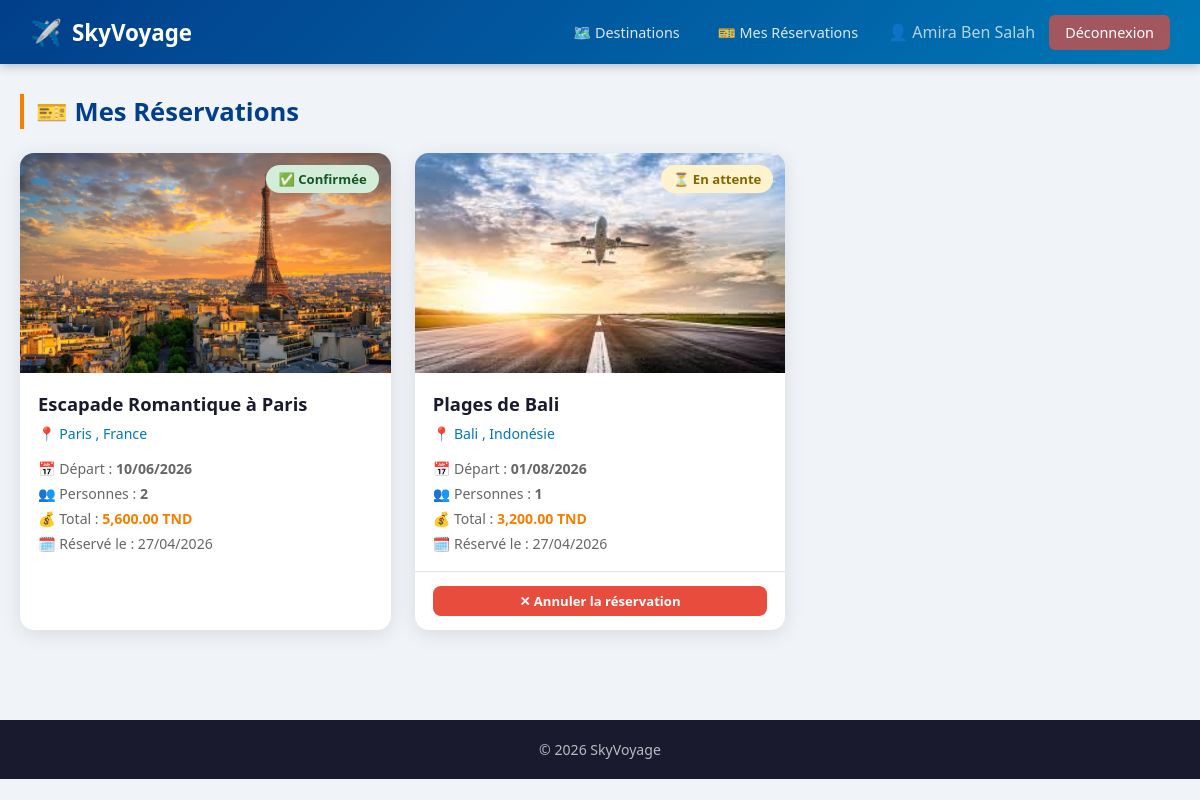
The page /view/mesReservations.php (signed in) on the database its author committed.
### tables this page shows
CREATE TABLE IF NOT EXISTS reservations (
    id               INT AUTO_INCREMENT PRIMARY KEY,
    user_id          INT NOT NULL,
    voyage_id        INT NOT NULL,
    nb_personnes     INT           DEFAULT 1,
    prix_total       DECIMAL(10,2) DEFAULT 0,
    statut           ENUM('en_attente','confirmee','annulee') DEFAULT 'en_attente',
    date_reservation TIMESTAMP DEFAULT CURRENT_TIMESTAMP,
    FOREIGN KEY (user_id)  REFERENCES users(id)   ON DELETE CASCADE,
    FOREIGN KEY (voyage_id) REFERENCES voyages(id) ON DELETE CASCADE
);

CREATE TABLE IF NOT EXISTS voyages (
    id          INT AUTO_INCREMENT PRIMARY KEY,
    titre       VARCHAR(200)  NOT NULL,
    destination VARCHAR(150)  NOT NULL,
    pays        VARCHAR(100)  NOT NULL,
    prix        DECIMAL(10,2) NOT NULL DEFAULT 0,
    duree       INT           NOT NULL DEFAULT 1,
    places      INT           NOT NULL DEFAULT 0,
    date_depart DATE          NOT NULL,
    date_retour DATE,
    categorie   VARCHAR(80)   DEFAULT 'Découverte',
    description TEXT,
    image       VARCHAR(255)  DEFAULT 'voyage_default.jpg',
    en_promo    TINYINT(1)    DEFAULT 0,
    ancien_prix DECIMAL(10,2),
    note        DECIMAL(3,1)  DEFAULT 0.0,
    created_at  TIMESTAMP     DEFAULT CURRENT_TIMESTAMP
);

### model/reservationmanager.php (called while the page is built, shortened)
<?php
class ReservationManager {
    public function getByUser(int $userId): array {
        $sql = "SELECT r.*,
                       v.titre      AS voyage_titre,
                       v.destination,
                       v.date_depart,
                       v.image,
                       v.pays
                FROM reservations r
                JOIN voyages v ON r.voyage_id = v.id
                WHERE r.user_id = :uid
                ORDER BY r.date_reservation DESC";
        $stmt = $this->db->prepare($sql);
        $stmt->execute([':uid' => $userId]);
        return $stmt->fetchAll(PDO::FETCH_ASSOC);
    }
}

### view/mesReservations.php (the view, shortened to what this page needs)
<!DOCTYPE html>
<html lang="fr">
<head>
    <link rel="stylesheet" href="../assets/style.css">
</head>
<body>
<?php
require "../config/db_connect.php";
require "../model/ReservationManager.php";
$manager      = new ReservationManager($db);
$reservations = $manager->getByUser($_SESSION['user_id']);
$imageParPays = [
    'France'      => 'france.jpg',
    'Italie'      => 'italie.jpg',
    'Espagne'     => 'espagne.jpg',
    'Japon'       => 'japon.jpg',
    'Indonésie'   => 'indonesie.jpg',
    'Tanzanie'    => 'tanzanie.jpg',
    'Chili'       => 'chili.jpg',
    'Maldives'    => 'maldives.jpg',
    'Maroc'       => 'maroc.jpg',
    'Tunisie'     => 'tunisie.jpg',
    'Grèce'       => 'grece.jpg',
    'Thaïlande'   => 'thailande.jpg',
    'Portugal'    => 'portugal.jpg',
    'Turquie'     => 'turquie.jpg',
];
$uploadDir  = '../public/uploads/voyages/';
$uploadPath = __DIR__ . '/../public/uploads/voyages/';
?>
<?php require "partials/navabar.php"; ?>
<div class="container">
    <h2 class="section-title">🎫 Mes Réservations</h2>
    <?php if (empty($reservations)): ?>
        <div class="empty-state">
            <div class="icon">🧳</div>
            <p>Vous n'avez aucune réservation pour le moment.</p>
            <a href="catalogue.php" class="btn btn-primary" style="margin-top:16px;">Explorer les voyages ✈️</a>
        </div>
    <?php else: ?>
        <div class="grid-3">
            <?php foreach ($reservations as $res): ?>
            <?php
            $pays  = $res['pays'] ?? '';
            $image = $res['image'] ?? 'voyage_default.jpg';
            if (isset($imageParPays[$pays]) && file_exists($uploadPath . $imageParPays[$pays])) {
                $img = $uploadDir . $imageParPays[$pays];
            } elseif (!empty($image) && $image !== 'voyage_default.jpg' && file_exists($uploadPath . $image)) {
                $img = $uploadDir . $image;
            } else {
                $img = $uploadDir . 'voyage_default.jpg';
            }
            $statut = $res['statut'] ?? 'en_attente';
            $statutLabel = match($statut) {
                'confirmee'  => '✅ Confirmée',
                'annulee'    => '✕ Annulée',
                default      => '⏳ En attente',
            };
            ?>
            <div class="card">
                <div class="card-img-wrapper">
                    <img src="<?= htmlspecialchars($img) ?>"
                         alt="<?= htmlspecialchars($res['voyage_titre']) ?>"
                         onerror="this.style.display='none'">
                    <span class="statut-badge statut-<?= $statut ?>">
                        <?= $statutLabel ?>
                    </span>
                </div>
                <div class="card-body">
                    <div class="card-title"><?= htmlspecialchars($res['voyage_titre']) ?></div>
                    <div class="card-destination">
                        📍 <?= htmlspecialchars($res['destination']) ?>
                        <?= $pays ? ', ' . htmlspecialchars($pays) : '' ?>
                    </div>
                    <div style="font-size:.88rem;color:#666;display:flex;flex-direction:column;gap:6px;margin-top:8px;">
                        <span>📅 Départ :
                            <strong>
                                <?= !empty($res['date_depart']) ? date('d/m/Y', strtotime($res['date_depart'])) : '—' ?>
                            </strong>
                        </span>
                        <span>👥 Personnes : <strong><?= $res['nb_personnes'] ?></strong></span>
                        <span>💰 Total :
                            <strong style="color:var(--accent);">
                                <?= number_format($res['prix_total'], 2) ?> TND
                            </strong>
                        </span>
                        <span>🗓️ Réservé le : <?= date('d/m/Y', strtotime($res['date_reservation'])) ?></span>
                    </div>
                </div>
                <?php if ($statut === 'en_attente'): ?>
                <div class="card-footer">
                    <a href="../controller/reservationController.php?action=annuler&id=<?= $res['id'] ?>"
                       class="btn btn-danger btn-sm btn-block"
                       onclick="return confirm('Annuler cette réservation ?')">
                        ✕ Annuler la réservation
                    </a>
                </div>
                <?php endif; ?>
            </div>
            <?php endforeach; ?>
        </div>
    <?php endif; ?>
</div>
<footer><p>© <?= date('Y') ?> SkyVoyage</p></footer>
</body>
</html>

### assets/style.css (style rules this page uses)
:root { --primary: #0077b6; --secondary: #023e8a; --accent: #f77f00; --success: #27ae60; --danger: #e74c3c; --warning: #f39c12; --light: #f0f4f8; --dark: #1a1a2e; --white: #ffffff; --border: #dde3ea; --shadow: 0 4px 20px rgba(0,0,0,.10); }
*, *::before, *::after { box-sizing: border-box; margin: 0; padding: 0; }
body { font-family: 'Segoe UI', system-ui, sans-serif; background: var(--light); color: var(--dark); min-height: 100vh; }
.container { max-width: 1200px; margin: 0 auto; padding: 30px 20px; }
.section-title { font-size: 1.6rem; font-weight: 700; margin-bottom: 24px; color: var(--secondary); border-left: 4px solid var(--accent); padding-left: 12px; }
.grid-3 { display: grid; grid-template-columns: repeat(auto-fill, minmax(300px, 1fr)); gap: 24px; }
.card { background: var(--white); border-radius: 14px; overflow: hidden; box-shadow: var(--shadow); transition: transform .3s ease, box-shadow .3s ease; display: flex; flex-direction: column; }
.card-img-wrapper { position: relative; overflow: hidden; width: 100%; height: 220px; flex-shrink: 0; }
.card-img-wrapper img { width: 100%; height: 100%; object-fit: cover; object-position: center; display: block; transition: transform .5s ease; }
.card-body { padding: 18px; flex: 1; display: flex; flex-direction: column; gap: 8px; }
.card-title { font-size: 1.15rem; font-weight: 700; color: var(--dark); }
.card-destination { font-size: .88rem; color: var(--primary); display: flex; align-items: center; gap: 5px; }
.card-footer { padding: 14px 18px; border-top: 1px solid var(--border); display: flex; gap: 8px; }
.btn { display: inline-flex; align-items: center; justify-content: center; gap: 6px; padding: 9px 18px; border: none; border-radius: 8px; font-size: .9rem; font-weight: 600; cursor: pointer; text-decoration: none; transition: filter .2s, transform .15s; }
.btn-danger { background: var(--danger); color: var(--white); }
.btn-sm { padding: 6px 12px; font-size: .82rem; }
.btn-block { width: 100%; }
footer { background: var(--dark); color: rgba(255,255,255,.7); text-align: center; padding: 20px; font-size: .88rem; margin-top: 60px; }

### view/mesReservations.php (style rules this page uses)
.card-img-wrapper { position: relative; overflow: hidden !important; width: 100% !important; height: 220px !important; flex-shrink: 0; background: #e0e0e0; }
.card-img-wrapper img { width: 100% !important; height: 100% !important; object-fit: cover !important; object-position: center !important; display: block; }
.statut-badge { position: absolute; top: 12px; right: 12px; padding: 5px 12px; border-radius: 20px; font-size: .82rem; font-weight: 700; }
.statut-en_attente { background: #fff3cd; color: #856404; }
.statut-confirmee { background: #d4edda; color: #155724; }

### rows shown on the page
reservations: shows a picture, statut "✅ Confirmée", voyage.titre "Escapade Romantique à Paris", voyage.destination "Paris", voyage.pays "France", voyage.date_depart "10/06/2026", nb_personnes "2", prix_total "5,600.00", date_reservation "27/04/2026"
reservations: shows a picture, statut "⏳ En attente", voyage.titre "Plages de Bali", voyage.destination "Bali", voyage.pays "Indonésie", voyage.date_depart "01/08/2026", nb_personnes "1", prix_total "3,200.00", date_reservation "27/04/2026"

### other values the page prints
$_SESSION['user_nom'] "Amira Ben Salah"
